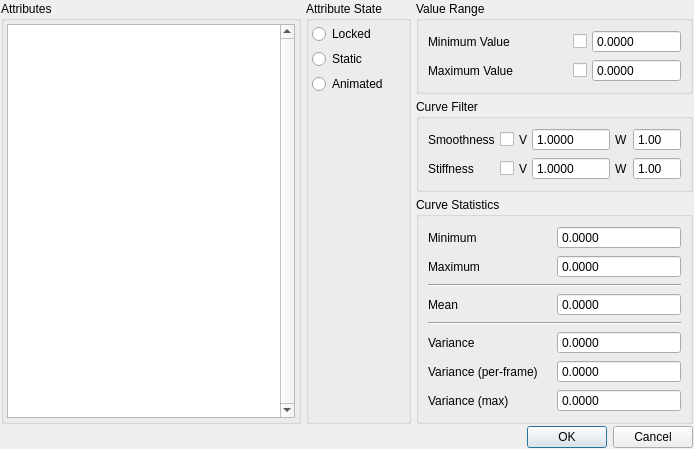
<?xml version="1.0" encoding="UTF-8"?>
<ui version="4.0">
 <class>Form</class>
 <widget class="QWidget" name="Form">
  <property name="geometry">
   <rect>
    <x>0</x>
    <y>0</y>
    <width>656</width>
    <height>436</height>
   </rect>
  </property>
  <property name="windowTitle">
   <string>Form</string>
  </property>
  <layout class="QVBoxLayout" name="top_verticalLayout">
   <property name="spacing">
    <number>2</number>
   </property>
   <property name="leftMargin">
    <number>1</number>
   </property>
   <property name="topMargin">
    <number>1</number>
   </property>
   <property name="rightMargin">
    <number>1</number>
   </property>
   <property name="bottomMargin">
    <number>1</number>
   </property>
   <item>
    <layout class="QHBoxLayout" name="horizontalLayout" stretch="0,0,0">
     <property name="spacing">
      <number>5</number>
     </property>
     <item>
      <widget class="QGroupBox" name="state_groupBox_2">
       <property name="sizePolicy">
        <sizepolicy hsizetype="Preferred" vsizetype="Preferred">
         <horstretch>1</horstretch>
         <verstretch>0</verstretch>
        </sizepolicy>
       </property>
       <property name="minimumSize">
        <size>
         <width>300</width>
         <height>0</height>
        </size>
       </property>
       <property name="title">
        <string>Attributes</string>
       </property>
       <layout class="QVBoxLayout" name="state_verticalLayout_2">
        <property name="spacing">
         <number>5</number>
        </property>
        <property name="leftMargin">
         <number>3</number>
        </property>
        <property name="topMargin">
         <number>3</number>
        </property>
        <property name="rightMargin">
         <number>3</number>
        </property>
        <property name="bottomMargin">
         <number>3</number>
        </property>
        <item>
         <widget class="QListView" name="attribute_listView">
          <property name="verticalScrollBarPolicy">
           <enum>Qt::ScrollBarAlwaysOn</enum>
          </property>
          <property name="horizontalScrollBarPolicy">
           <enum>Qt::ScrollBarAsNeeded</enum>
          </property>
          <property name="sizeAdjustPolicy">
           <enum>QAbstractScrollArea::AdjustToContentsOnFirstShow</enum>
          </property>
          <property name="autoScroll">
           <bool>false</bool>
          </property>
          <property name="editTriggers">
           <set>QAbstractItemView::NoEditTriggers</set>
          </property>
          <property name="selectionBehavior">
           <enum>QAbstractItemView::SelectRows</enum>
          </property>
         </widget>
        </item>
       </layout>
      </widget>
     </item>
     <item>
      <widget class="QGroupBox" name="state_groupBox">
       <property name="title">
        <string>Attribute State</string>
       </property>
       <layout class="QVBoxLayout" name="state_verticalLayout">
        <property name="spacing">
         <number>5</number>
        </property>
        <property name="leftMargin">
         <number>3</number>
        </property>
        <property name="topMargin">
         <number>3</number>
        </property>
        <property name="rightMargin">
         <number>3</number>
        </property>
        <property name="bottomMargin">
         <number>3</number>
        </property>
        <item>
         <widget class="QRadioButton" name="locked_radioButton">
          <property name="text">
           <string>Locked</string>
          </property>
         </widget>
        </item>
        <item>
         <widget class="QRadioButton" name="static_radioButton">
          <property name="text">
           <string>Static</string>
          </property>
         </widget>
        </item>
        <item>
         <widget class="QRadioButton" name="animated_radioButton">
          <property name="text">
           <string>Animated</string>
          </property>
         </widget>
        </item>
        <item>
         <spacer name="verticalSpacer_2">
          <property name="orientation">
           <enum>Qt::Vertical</enum>
          </property>
          <property name="sizeHint" stdset="0">
           <size>
            <width>20</width>
            <height>40</height>
           </size>
          </property>
         </spacer>
        </item>
       </layout>
      </widget>
     </item>
     <item>
      <layout class="QVBoxLayout" name="verticalLayout">
       <property name="spacing">
        <number>5</number>
       </property>
       <item>
        <widget class="QGroupBox" name="valueRange_groupBox">
         <property name="title">
          <string>Value Range</string>
         </property>
         <layout class="QVBoxLayout" name="valueRange_verticalLayout">
          <item>
           <layout class="QHBoxLayout" name="min_layout">
            <property name="spacing">
             <number>5</number>
            </property>
            <item>
             <widget class="QLabel" name="min_label">
              <property name="text">
               <string>Minimum Value</string>
              </property>
             </widget>
            </item>
            <item>
             <spacer name="min_horizontalSpacer">
              <property name="orientation">
               <enum>Qt::Horizontal</enum>
              </property>
              <property name="sizeHint" stdset="0">
               <size>
                <width>10</width>
                <height>20</height>
               </size>
              </property>
             </spacer>
            </item>
            <item>
             <widget class="QCheckBox" name="min_checkBox">
              <property name="text">
               <string/>
              </property>
             </widget>
            </item>
            <item>
             <widget class="QDoubleSpinBox" name="min_doubleSpinBox">
              <property name="buttonSymbols">
               <enum>QAbstractSpinBox::NoButtons</enum>
              </property>
              <property name="showGroupSeparator" stdset="0">
               <bool>true</bool>
              </property>
              <property name="decimals">
               <number>4</number>
              </property>
              <property name="minimum">
               <double>-999999.000000000000000</double>
              </property>
              <property name="maximum">
               <double>999999.000000000000000</double>
              </property>
             </widget>
            </item>
           </layout>
          </item>
          <item>
           <layout class="QHBoxLayout" name="max_layout">
            <property name="spacing">
             <number>5</number>
            </property>
            <item>
             <widget class="QLabel" name="max_label">
              <property name="text">
               <string>Maximum Value</string>
              </property>
             </widget>
            </item>
            <item>
             <spacer name="max_horizontalSpacer">
              <property name="orientation">
               <enum>Qt::Horizontal</enum>
              </property>
              <property name="sizeHint" stdset="0">
               <size>
                <width>10</width>
                <height>20</height>
               </size>
              </property>
             </spacer>
            </item>
            <item>
             <widget class="QCheckBox" name="max_checkBox">
              <property name="text">
               <string/>
              </property>
             </widget>
            </item>
            <item>
             <widget class="QDoubleSpinBox" name="max_doubleSpinBox">
              <property name="buttonSymbols">
               <enum>QAbstractSpinBox::NoButtons</enum>
              </property>
              <property name="showGroupSeparator" stdset="0">
               <bool>true</bool>
              </property>
              <property name="decimals">
               <number>4</number>
              </property>
              <property name="minimum">
               <double>-999999.000000000000000</double>
              </property>
              <property name="maximum">
               <double>999999.000000000000000</double>
              </property>
             </widget>
            </item>
           </layout>
          </item>
         </layout>
        </widget>
       </item>
       <item>
        <widget class="QGroupBox" name="animCurve_groupBox">
         <property name="title">
          <string>Curve Filter</string>
         </property>
         <layout class="QVBoxLayout" name="animCurve_verticalLayout">
          <item>
           <layout class="QHBoxLayout" name="smoothness_layout">
            <property name="spacing">
             <number>5</number>
            </property>
            <item>
             <widget class="QLabel" name="smoothness_label">
              <property name="text">
               <string>Smoothness</string>
              </property>
             </widget>
            </item>
            <item>
             <spacer name="smoothness_horizontalSpacer">
              <property name="orientation">
               <enum>Qt::Horizontal</enum>
              </property>
              <property name="sizeHint" stdset="0">
               <size>
                <width>10</width>
                <height>20</height>
               </size>
              </property>
             </spacer>
            </item>
            <item>
             <widget class="QCheckBox" name="smoothness_checkBox">
              <property name="text">
               <string/>
              </property>
             </widget>
            </item>
            <item>
             <widget class="QLabel" name="smoothnessVariance_label">
              <property name="text">
               <string>V</string>
              </property>
             </widget>
            </item>
            <item>
             <widget class="QDoubleSpinBox" name="smoothnessVariance_doubleSpinBox">
              <property name="buttonSymbols">
               <enum>QAbstractSpinBox::NoButtons</enum>
              </property>
              <property name="showGroupSeparator" stdset="0">
               <bool>true</bool>
              </property>
              <property name="decimals">
               <number>4</number>
              </property>
              <property name="minimum">
               <double>0.001000000000000</double>
              </property>
              <property name="maximum">
               <double>99999.000000000000000</double>
              </property>
              <property name="singleStep">
               <double>0.100000000000000</double>
              </property>
              <property name="value">
               <double>1.000000000000000</double>
              </property>
             </widget>
            </item>
            <item>
             <widget class="QLabel" name="smoothnessWeight_label">
              <property name="text">
               <string>W</string>
              </property>
             </widget>
            </item>
            <item>
             <widget class="QDoubleSpinBox" name="smoothnessWeight_doubleSpinBox">
              <property name="buttonSymbols">
               <enum>QAbstractSpinBox::NoButtons</enum>
              </property>
              <property name="showGroupSeparator" stdset="0">
               <bool>true</bool>
              </property>
              <property name="decimals">
               <number>2</number>
              </property>
              <property name="minimum">
               <double>0.000000000000000</double>
              </property>
              <property name="maximum">
               <double>999.000000000000000</double>
              </property>
              <property name="singleStep">
               <double>0.100000000000000</double>
              </property>
              <property name="value">
               <double>1.000000000000000</double>
              </property>
             </widget>
            </item>
           </layout>
          </item>
          <item>
           <layout class="QHBoxLayout" name="stiffness_layout">
            <property name="spacing">
             <number>5</number>
            </property>
            <item>
             <widget class="QLabel" name="stiffness_label">
              <property name="text">
               <string>Stiffness</string>
              </property>
             </widget>
            </item>
            <item>
             <spacer name="stiffness_horizontalSpacer">
              <property name="orientation">
               <enum>Qt::Horizontal</enum>
              </property>
              <property name="sizeHint" stdset="0">
               <size>
                <width>10</width>
                <height>20</height>
               </size>
              </property>
             </spacer>
            </item>
            <item>
             <widget class="QCheckBox" name="stiffness_checkBox">
              <property name="text">
               <string/>
              </property>
             </widget>
            </item>
            <item>
             <widget class="QLabel" name="stiffnessVariance_label">
              <property name="text">
               <string>V</string>
              </property>
             </widget>
            </item>
            <item>
             <widget class="QDoubleSpinBox" name="stiffnessVariance_doubleSpinBox">
              <property name="buttonSymbols">
               <enum>QAbstractSpinBox::NoButtons</enum>
              </property>
              <property name="showGroupSeparator" stdset="0">
               <bool>true</bool>
              </property>
              <property name="decimals">
               <number>4</number>
              </property>
              <property name="minimum">
               <double>0.001000000000000</double>
              </property>
              <property name="maximum">
               <double>99999.000000000000000</double>
              </property>
              <property name="singleStep">
               <double>0.100000000000000</double>
              </property>
              <property name="value">
               <double>1.000000000000000</double>
              </property>
             </widget>
            </item>
            <item>
             <widget class="QLabel" name="stiffnessWeight_label">
              <property name="text">
               <string>W</string>
              </property>
             </widget>
            </item>
            <item>
             <widget class="QDoubleSpinBox" name="stiffnessWeight_doubleSpinBox">
              <property name="buttonSymbols">
               <enum>QAbstractSpinBox::NoButtons</enum>
              </property>
              <property name="showGroupSeparator" stdset="0">
               <bool>true</bool>
              </property>
              <property name="decimals">
               <number>2</number>
              </property>
              <property name="minimum">
               <double>0.000000000000000</double>
              </property>
              <property name="maximum">
               <double>999.000000000000000</double>
              </property>
              <property name="singleStep">
               <double>0.100000000000000</double>
              </property>
              <property name="value">
               <double>1.000000000000000</double>
              </property>
             </widget>
            </item>
           </layout>
          </item>
         </layout>
        </widget>
       </item>
       <item>
        <widget class="QGroupBox" name="statistics_groupBox">
         <property name="title">
          <string>Curve Statistics</string>
         </property>
         <layout class="QVBoxLayout" name="verticalLayout_3">
          <item>
           <layout class="QHBoxLayout" name="minStats_layout">
            <property name="spacing">
             <number>5</number>
            </property>
            <item>
             <widget class="QLabel" name="minStats_label">
              <property name="text">
               <string>Minimum</string>
              </property>
             </widget>
            </item>
            <item>
             <widget class="QDoubleSpinBox" name="minStats_doubleSpinBox">
              <property name="readOnly">
               <bool>true</bool>
              </property>
              <property name="buttonSymbols">
               <enum>QAbstractSpinBox::NoButtons</enum>
              </property>
              <property name="showGroupSeparator" stdset="0">
               <bool>true</bool>
              </property>
              <property name="decimals">
               <number>4</number>
              </property>
              <property name="minimum">
               <double>-99999.000000000000000</double>
              </property>
              <property name="maximum">
               <double>99999.000000000000000</double>
              </property>
              <property name="singleStep">
               <double>0.100000000000000</double>
              </property>
              <property name="value">
               <double>0.000000000000000</double>
              </property>
             </widget>
            </item>
           </layout>
          </item>
          <item>
           <layout class="QHBoxLayout" name="maxStats_layout">
            <property name="spacing">
             <number>5</number>
            </property>
            <item>
             <widget class="QLabel" name="maxStats_label">
              <property name="text">
               <string>Maximum</string>
              </property>
             </widget>
            </item>
            <item>
             <widget class="QDoubleSpinBox" name="maxStats_doubleSpinBox">
              <property name="readOnly">
               <bool>true</bool>
              </property>
              <property name="buttonSymbols">
               <enum>QAbstractSpinBox::NoButtons</enum>
              </property>
              <property name="showGroupSeparator" stdset="0">
               <bool>true</bool>
              </property>
              <property name="decimals">
               <number>4</number>
              </property>
              <property name="minimum">
               <double>-99999.000000000000000</double>
              </property>
              <property name="maximum">
               <double>99999.000000000000000</double>
              </property>
              <property name="singleStep">
               <double>0.100000000000000</double>
              </property>
              <property name="value">
               <double>0.000000000000000</double>
              </property>
             </widget>
            </item>
           </layout>
          </item>
          <item>
           <widget class="Line" name="line">
            <property name="orientation">
             <enum>Qt::Horizontal</enum>
            </property>
           </widget>
          </item>
          <item>
           <layout class="QHBoxLayout" name="meanStats_layout">
            <property name="spacing">
             <number>5</number>
            </property>
            <item>
             <widget class="QLabel" name="meanStats_label">
              <property name="text">
               <string>Mean</string>
              </property>
             </widget>
            </item>
            <item>
             <widget class="QDoubleSpinBox" name="meanStats_doubleSpinBox">
              <property name="readOnly">
               <bool>true</bool>
              </property>
              <property name="buttonSymbols">
               <enum>QAbstractSpinBox::NoButtons</enum>
              </property>
              <property name="showGroupSeparator" stdset="0">
               <bool>true</bool>
              </property>
              <property name="decimals">
               <number>4</number>
              </property>
              <property name="minimum">
               <double>-99999.000000000000000</double>
              </property>
              <property name="maximum">
               <double>99999.000000000000000</double>
              </property>
              <property name="singleStep">
               <double>0.100000000000000</double>
              </property>
              <property name="value">
               <double>0.000000000000000</double>
              </property>
             </widget>
            </item>
           </layout>
          </item>
          <item>
           <widget class="Line" name="line_2">
            <property name="orientation">
             <enum>Qt::Horizontal</enum>
            </property>
           </widget>
          </item>
          <item>
           <layout class="QHBoxLayout" name="varianceStats_layout">
            <property name="spacing">
             <number>5</number>
            </property>
            <item>
             <widget class="QLabel" name="varianceStats_label">
              <property name="text">
               <string>Variance</string>
              </property>
             </widget>
            </item>
            <item>
             <widget class="QDoubleSpinBox" name="varianceStats_doubleSpinBox">
              <property name="readOnly">
               <bool>true</bool>
              </property>
              <property name="buttonSymbols">
               <enum>QAbstractSpinBox::NoButtons</enum>
              </property>
              <property name="showGroupSeparator" stdset="0">
               <bool>true</bool>
              </property>
              <property name="decimals">
               <number>4</number>
              </property>
              <property name="minimum">
               <double>0.000000000000000</double>
              </property>
              <property name="maximum">
               <double>99999.000000000000000</double>
              </property>
              <property name="singleStep">
               <double>0.100000000000000</double>
              </property>
              <property name="value">
               <double>0.000000000000000</double>
              </property>
             </widget>
            </item>
           </layout>
          </item>
          <item>
           <layout class="QHBoxLayout" name="frameVarianceStats_layout">
            <property name="spacing">
             <number>5</number>
            </property>
            <item>
             <widget class="QLabel" name="frameVarianceStats_label">
              <property name="text">
               <string>Variance (per-frame)</string>
              </property>
             </widget>
            </item>
            <item>
             <widget class="QDoubleSpinBox" name="frameVarianceStats_doubleSpinBox">
              <property name="readOnly">
               <bool>true</bool>
              </property>
              <property name="buttonSymbols">
               <enum>QAbstractSpinBox::NoButtons</enum>
              </property>
              <property name="showGroupSeparator" stdset="0">
               <bool>true</bool>
              </property>
              <property name="decimals">
               <number>4</number>
              </property>
              <property name="minimum">
               <double>0.000000000000000</double>
              </property>
              <property name="maximum">
               <double>99999.000000000000000</double>
              </property>
              <property name="singleStep">
               <double>0.100000000000000</double>
              </property>
              <property name="value">
               <double>0.000000000000000</double>
              </property>
             </widget>
            </item>
           </layout>
          </item>
          <item>
           <layout class="QHBoxLayout" name="maxVarianceStats_layout">
            <property name="spacing">
             <number>5</number>
            </property>
            <item>
             <widget class="QLabel" name="maxVarianceStats_label">
              <property name="text">
               <string>Variance (max)</string>
              </property>
             </widget>
            </item>
            <item>
             <widget class="QDoubleSpinBox" name="maxVarianceStats_doubleSpinBox">
              <property name="readOnly">
               <bool>true</bool>
              </property>
              <property name="buttonSymbols">
               <enum>QAbstractSpinBox::NoButtons</enum>
              </property>
              <property name="showGroupSeparator" stdset="0">
               <bool>true</bool>
              </property>
              <property name="decimals">
               <number>4</number>
              </property>
              <property name="minimum">
               <double>0.000000000000000</double>
              </property>
              <property name="maximum">
               <double>99999.000000000000000</double>
              </property>
              <property name="singleStep">
               <double>0.100000000000000</double>
              </property>
              <property name="value">
               <double>0.000000000000000</double>
              </property>
             </widget>
            </item>
           </layout>
          </item>
          <item>
           <spacer name="verticalSpacer_3">
            <property name="orientation">
             <enum>Qt::Vertical</enum>
            </property>
            <property name="sizeHint" stdset="0">
             <size>
              <width>20</width>
              <height>10</height>
             </size>
            </property>
           </spacer>
          </item>
         </layout>
        </widget>
       </item>
      </layout>
     </item>
    </layout>
   </item>
   <item>
    <widget class="QDialogButtonBox" name="buttonBox">
     <property name="orientation">
      <enum>Qt::Horizontal</enum>
     </property>
     <property name="standardButtons">
      <set>QDialogButtonBox::Cancel|QDialogButtonBox::Ok</set>
     </property>
    </widget>
   </item>
  </layout>
 </widget>
 <resources/>
 <connections/>
</ui>
